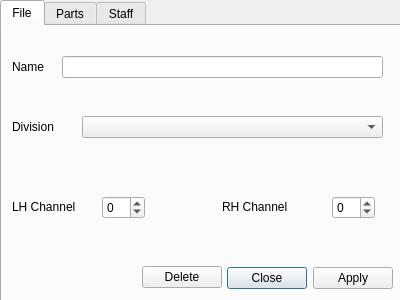
<?xml version="1.0" encoding="UTF-8"?>
<ui version="4.0">
 <class>tuneChangeConfigDialog</class>
 <widget class="QDialog" name="tuneChangeConfigDialog">
  <property name="enabled">
   <bool>true</bool>
  </property>
  <property name="geometry">
   <rect>
    <x>0</x>
    <y>0</y>
    <width>400</width>
    <height>300</height>
   </rect>
  </property>
  <property name="baseSize">
   <size>
    <width>0</width>
    <height>0</height>
   </size>
  </property>
  <property name="windowTitle">
   <string notr="true">Dialog</string>
  </property>
  <property name="toolTip">
   <string notr="true"/>
  </property>
  <property name="statusTip">
   <string notr="true"/>
  </property>
  <property name="whatsThis">
   <string notr="true"/>
  </property>
  <property name="accessibleName">
   <string notr="true"/>
  </property>
  <property name="accessibleDescription">
   <string notr="true"/>
  </property>
  <property name="windowFilePath">
   <string notr="true"/>
  </property>
  <widget class="QTabWidget" name="tabWidget">
   <property name="geometry">
    <rect>
     <x>0</x>
     <y>0</y>
     <width>401</width>
     <height>311</height>
    </rect>
   </property>
   <property name="toolTip">
    <string notr="true"/>
   </property>
   <property name="statusTip">
    <string notr="true"/>
   </property>
   <property name="whatsThis">
    <string notr="true"/>
   </property>
   <property name="accessibleName">
    <string notr="true"/>
   </property>
   <property name="accessibleDescription">
    <string notr="true"/>
   </property>
   <property name="layoutDirection">
    <enum>Qt::LeftToRight</enum>
   </property>
   <property name="currentIndex">
    <number>0</number>
   </property>
   <property name="usesScrollButtons">
    <bool>false</bool>
   </property>
   <widget class="QWidget" name="fileTab">
    <property name="toolTip">
     <string notr="true"/>
    </property>
    <property name="statusTip">
     <string notr="true"/>
    </property>
    <property name="whatsThis">
     <string notr="true"/>
    </property>
    <property name="accessibleName">
     <string notr="true"/>
    </property>
    <property name="accessibleDescription">
     <string notr="true"/>
    </property>
    <attribute name="title">
     <string notr="true">File</string>
    </attribute>
    <widget class="QDialogButtonBox" name="buttonBoxFile">
     <property name="geometry">
      <rect>
       <x>130</x>
       <y>240</y>
       <width>261</width>
       <height>24</height>
      </rect>
     </property>
     <property name="toolTip">
      <string notr="true"/>
     </property>
     <property name="statusTip">
      <string notr="true"/>
     </property>
     <property name="whatsThis">
      <string notr="true"/>
     </property>
     <property name="accessibleName">
      <string notr="true"/>
     </property>
     <property name="accessibleDescription">
      <string notr="true"/>
     </property>
     <property name="standardButtons">
      <set>QDialogButtonBox::Apply|QDialogButtonBox::Close</set>
     </property>
    </widget>
    <widget class="QPushButton" name="pushButtonDelFiile">
     <property name="geometry">
      <rect>
       <x>140</x>
       <y>240</y>
       <width>80</width>
       <height>22</height>
      </rect>
     </property>
     <property name="toolTip">
      <string notr="true"/>
     </property>
     <property name="statusTip">
      <string notr="true"/>
     </property>
     <property name="whatsThis">
      <string notr="true"/>
     </property>
     <property name="accessibleName">
      <string notr="true"/>
     </property>
     <property name="accessibleDescription">
      <string notr="true"/>
     </property>
     <property name="text">
      <string notr="true">Delete</string>
     </property>
     <property name="shortcut">
      <string notr="true"/>
     </property>
     <property name="autoDefault">
      <bool>false</bool>
     </property>
    </widget>
    <widget class="QLineEdit" name="lineEditTuneName">
     <property name="geometry">
      <rect>
       <x>60</x>
       <y>30</y>
       <width>321</width>
       <height>22</height>
      </rect>
     </property>
     <property name="acceptDrops">
      <bool>false</bool>
     </property>
     <property name="toolTip">
      <string notr="true"/>
     </property>
     <property name="statusTip">
      <string notr="true"/>
     </property>
     <property name="whatsThis">
      <string notr="true"/>
     </property>
     <property name="accessibleName">
      <string notr="true"/>
     </property>
     <property name="accessibleDescription">
      <string notr="true"/>
     </property>
     <property name="placeholderText">
      <string notr="true"/>
     </property>
    </widget>
    <widget class="QLabel" name="label">
     <property name="geometry">
      <rect>
       <x>10</x>
       <y>30</y>
       <width>41</width>
       <height>21</height>
      </rect>
     </property>
     <property name="toolTip">
      <string notr="true"/>
     </property>
     <property name="statusTip">
      <string notr="true"/>
     </property>
     <property name="whatsThis">
      <string notr="true"/>
     </property>
     <property name="accessibleName">
      <string notr="true"/>
     </property>
     <property name="accessibleDescription">
      <string notr="true"/>
     </property>
     <property name="text">
      <string>Name</string>
     </property>
     <property name="textInteractionFlags">
      <set>Qt::NoTextInteraction</set>
     </property>
    </widget>
    <widget class="QLabel" name="label_2">
     <property name="geometry">
      <rect>
       <x>10</x>
       <y>170</y>
       <width>81</width>
       <height>21</height>
      </rect>
     </property>
     <property name="toolTip">
      <string notr="true"/>
     </property>
     <property name="statusTip">
      <string notr="true"/>
     </property>
     <property name="whatsThis">
      <string notr="true"/>
     </property>
     <property name="accessibleName">
      <string notr="true"/>
     </property>
     <property name="accessibleDescription">
      <string notr="true"/>
     </property>
     <property name="text">
      <string>LH Channel</string>
     </property>
     <property name="textInteractionFlags">
      <set>Qt::NoTextInteraction</set>
     </property>
    </widget>
    <widget class="QSpinBox" name="spinBoxLHch">
     <property name="geometry">
      <rect>
       <x>100</x>
       <y>170</y>
       <width>43</width>
       <height>23</height>
      </rect>
     </property>
     <property name="toolTip">
      <string notr="true"/>
     </property>
     <property name="statusTip">
      <string notr="true"/>
     </property>
     <property name="whatsThis">
      <string notr="true"/>
     </property>
     <property name="accessibleName">
      <string notr="true"/>
     </property>
     <property name="accessibleDescription">
      <string notr="true"/>
     </property>
     <property name="minimum">
      <number>-1</number>
     </property>
     <property name="maximum">
      <number>128</number>
     </property>
    </widget>
    <widget class="QSpinBox" name="spinBoxRHch">
     <property name="geometry">
      <rect>
       <x>330</x>
       <y>170</y>
       <width>43</width>
       <height>23</height>
      </rect>
     </property>
     <property name="toolTip">
      <string notr="true"/>
     </property>
     <property name="statusTip">
      <string notr="true"/>
     </property>
     <property name="whatsThis">
      <string notr="true"/>
     </property>
     <property name="accessibleName">
      <string notr="true"/>
     </property>
     <property name="accessibleDescription">
      <string notr="true"/>
     </property>
     <property name="minimum">
      <number>-1</number>
     </property>
     <property name="maximum">
      <number>128</number>
     </property>
    </widget>
    <widget class="QLabel" name="label_3">
     <property name="geometry">
      <rect>
       <x>220</x>
       <y>170</y>
       <width>81</width>
       <height>21</height>
      </rect>
     </property>
     <property name="toolTip">
      <string notr="true"/>
     </property>
     <property name="statusTip">
      <string notr="true"/>
     </property>
     <property name="whatsThis">
      <string notr="true"/>
     </property>
     <property name="accessibleName">
      <string notr="true"/>
     </property>
     <property name="accessibleDescription">
      <string notr="true"/>
     </property>
     <property name="text">
      <string>RH Channel</string>
     </property>
     <property name="textInteractionFlags">
      <set>Qt::NoTextInteraction</set>
     </property>
    </widget>
    <widget class="QLabel" name="label_4">
     <property name="geometry">
      <rect>
       <x>10</x>
       <y>90</y>
       <width>57</width>
       <height>21</height>
      </rect>
     </property>
     <property name="toolTip">
      <string notr="true"/>
     </property>
     <property name="statusTip">
      <string notr="true"/>
     </property>
     <property name="whatsThis">
      <string notr="true"/>
     </property>
     <property name="accessibleName">
      <string notr="true"/>
     </property>
     <property name="accessibleDescription">
      <string notr="true"/>
     </property>
     <property name="text">
      <string>Division</string>
     </property>
     <property name="textInteractionFlags">
      <set>Qt::NoTextInteraction</set>
     </property>
    </widget>
    <widget class="QComboBox" name="comboBoxDiv">
     <property name="geometry">
      <rect>
       <x>80</x>
       <y>90</y>
       <width>301</width>
       <height>22</height>
      </rect>
     </property>
     <property name="toolTip">
      <string notr="true"/>
     </property>
     <property name="statusTip">
      <string notr="true"/>
     </property>
     <property name="whatsThis">
      <string notr="true"/>
     </property>
     <property name="accessibleName">
      <string notr="true"/>
     </property>
     <property name="accessibleDescription">
      <string notr="true"/>
     </property>
     <property name="currentText">
      <string notr="true"/>
     </property>
     <property name="placeholderText">
      <string notr="true"/>
     </property>
    </widget>
   </widget>
   <widget class="QWidget" name="DivisionTab">
    <property name="toolTip">
     <string notr="true"/>
    </property>
    <property name="statusTip">
     <string notr="true"/>
    </property>
    <property name="whatsThis">
     <string notr="true"/>
    </property>
    <property name="accessibleName">
     <string notr="true"/>
    </property>
    <property name="accessibleDescription">
     <string notr="true"/>
    </property>
    <attribute name="title">
     <string notr="true">Parts</string>
    </attribute>
    <widget class="QListWidget" name="listWidgetParts">
     <property name="geometry">
      <rect>
       <x>10</x>
       <y>10</y>
       <width>381</width>
       <height>211</height>
      </rect>
     </property>
     <property name="toolTip">
      <string notr="true"/>
     </property>
     <property name="statusTip">
      <string notr="true"/>
     </property>
     <property name="whatsThis">
      <string notr="true"/>
     </property>
     <property name="accessibleName">
      <string notr="true"/>
     </property>
     <property name="accessibleDescription">
      <string notr="true"/>
     </property>
     <property name="editTriggers">
      <set>QAbstractItemView::NoEditTriggers</set>
     </property>
     <property name="showDropIndicator" stdset="0">
      <bool>false</bool>
     </property>
     <property name="sortingEnabled">
      <bool>true</bool>
     </property>
    </widget>
    <widget class="QDialogButtonBox" name="buttonBoxParts">
     <property name="geometry">
      <rect>
       <x>210</x>
       <y>240</y>
       <width>181</width>
       <height>24</height>
      </rect>
     </property>
     <property name="toolTip">
      <string notr="true"/>
     </property>
     <property name="statusTip">
      <string notr="true"/>
     </property>
     <property name="whatsThis">
      <string notr="true"/>
     </property>
     <property name="accessibleName">
      <string notr="true"/>
     </property>
     <property name="accessibleDescription">
      <string notr="true"/>
     </property>
     <property name="layoutDirection">
      <enum>Qt::LeftToRight</enum>
     </property>
     <property name="standardButtons">
      <set>QDialogButtonBox::Close</set>
     </property>
    </widget>
    <widget class="QPushButton" name="pushButtonDelDiv">
     <property name="geometry">
      <rect>
       <x>220</x>
       <y>240</y>
       <width>80</width>
       <height>22</height>
      </rect>
     </property>
     <property name="toolTip">
      <string notr="true"/>
     </property>
     <property name="statusTip">
      <string notr="true"/>
     </property>
     <property name="whatsThis">
      <string notr="true"/>
     </property>
     <property name="accessibleName">
      <string notr="true"/>
     </property>
     <property name="accessibleDescription">
      <string notr="true"/>
     </property>
     <property name="text">
      <string notr="true">Delete</string>
     </property>
     <property name="shortcut">
      <string notr="true"/>
     </property>
     <property name="autoDefault">
      <bool>false</bool>
     </property>
    </widget>
    <zorder>pushButtonDelDiv</zorder>
    <zorder>listWidgetParts</zorder>
    <zorder>buttonBoxParts</zorder>
   </widget>
   <widget class="QWidget" name="StaffTab">
    <property name="toolTip">
     <string notr="true"/>
    </property>
    <property name="statusTip">
     <string notr="true"/>
    </property>
    <property name="whatsThis">
     <string notr="true"/>
    </property>
    <property name="accessibleName">
     <string notr="true"/>
    </property>
    <property name="accessibleDescription">
     <string notr="true"/>
    </property>
    <attribute name="title">
     <string notr="true">Staff</string>
    </attribute>
    <widget class="QLabel" name="label_5">
     <property name="geometry">
      <rect>
       <x>80</x>
       <y>90</y>
       <width>57</width>
       <height>20</height>
      </rect>
     </property>
     <property name="toolTip">
      <string notr="true"/>
     </property>
     <property name="statusTip">
      <string notr="true"/>
     </property>
     <property name="whatsThis">
      <string notr="true"/>
     </property>
     <property name="accessibleName">
      <string notr="true"/>
     </property>
     <property name="accessibleDescription">
      <string notr="true"/>
     </property>
     <property name="text">
      <string>Top</string>
     </property>
    </widget>
    <widget class="QLabel" name="label_6">
     <property name="geometry">
      <rect>
       <x>80</x>
       <y>120</y>
       <width>41</width>
       <height>21</height>
      </rect>
     </property>
     <property name="toolTip">
      <string notr="true"/>
     </property>
     <property name="statusTip">
      <string notr="true"/>
     </property>
     <property name="whatsThis">
      <string notr="true"/>
     </property>
     <property name="accessibleName">
      <string notr="true"/>
     </property>
     <property name="accessibleDescription">
      <string notr="true"/>
     </property>
     <property name="text">
      <string>Step</string>
     </property>
     <property name="textInteractionFlags">
      <set>Qt::NoTextInteraction</set>
     </property>
    </widget>
    <widget class="QSpinBox" name="spinBoxStaffTop">
     <property name="geometry">
      <rect>
       <x>160</x>
       <y>90</y>
       <width>81</width>
       <height>23</height>
      </rect>
     </property>
     <property name="toolTip">
      <string notr="true"/>
     </property>
     <property name="statusTip">
      <string notr="true"/>
     </property>
     <property name="whatsThis">
      <string notr="true"/>
     </property>
     <property name="accessibleName">
      <string notr="true"/>
     </property>
     <property name="accessibleDescription">
      <string notr="true"/>
     </property>
     <property name="maximum">
      <number>999</number>
     </property>
    </widget>
    <widget class="QSpinBox" name="spinBoxStaffStep">
     <property name="geometry">
      <rect>
       <x>160</x>
       <y>120</y>
       <width>81</width>
       <height>23</height>
      </rect>
     </property>
     <property name="toolTip">
      <string notr="true"/>
     </property>
     <property name="statusTip">
      <string notr="true"/>
     </property>
     <property name="whatsThis">
      <string notr="true"/>
     </property>
     <property name="accessibleName">
      <string notr="true"/>
     </property>
     <property name="accessibleDescription">
      <string notr="true"/>
     </property>
     <property name="maximum">
      <number>999</number>
     </property>
    </widget>
    <widget class="QDialogButtonBox" name="buttonBoxStaff">
     <property name="geometry">
      <rect>
       <x>130</x>
       <y>240</y>
       <width>261</width>
       <height>24</height>
      </rect>
     </property>
     <property name="toolTip">
      <string notr="true"/>
     </property>
     <property name="statusTip">
      <string notr="true"/>
     </property>
     <property name="whatsThis">
      <string notr="true"/>
     </property>
     <property name="accessibleName">
      <string notr="true"/>
     </property>
     <property name="accessibleDescription">
      <string notr="true"/>
     </property>
     <property name="standardButtons">
      <set>QDialogButtonBox::Apply|QDialogButtonBox::Close</set>
     </property>
    </widget>
    <widget class="QPushButton" name="pushButtonStaff">
     <property name="geometry">
      <rect>
       <x>140</x>
       <y>240</y>
       <width>80</width>
       <height>22</height>
      </rect>
     </property>
     <property name="toolTip">
      <string notr="true"/>
     </property>
     <property name="statusTip">
      <string notr="true"/>
     </property>
     <property name="whatsThis">
      <string notr="true"/>
     </property>
     <property name="accessibleName">
      <string notr="true"/>
     </property>
     <property name="accessibleDescription">
      <string notr="true"/>
     </property>
     <property name="text">
      <string notr="true">Default</string>
     </property>
     <property name="shortcut">
      <string notr="true"/>
     </property>
     <property name="autoDefault">
      <bool>false</bool>
     </property>
    </widget>
   </widget>
  </widget>
 </widget>
 <resources/>
 <connections/>
</ui>
